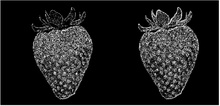
%> input picture FacelRecognition/HOG/Histogram-of-Oriented-Gradients-master/cslbp2.jpg, 220 x 106 px, shrunk from 601 x 290 before the run
$ octave hog_2.m   (GNU Octave 9; MATLAB toolbox functions it lacks are replaced by stand-ins)
%> lines starting %> are read from the running program, lines starting %| are printed output that depends on the picture
### FacelRecognition/HOG/Histogram-of-Oriented-Gradients-master/hog_feature_vector.m
function [feature] = hog_feature_vector(im)

% The given code finds the HOG feature vector for any given image. HOG
% feature vector/descriptor can then be used for detection of any
% particular object. The Matlab code provides the exact implementation of
% the formation of HOG feature vector as detailed in the paper "Pedestrian
% detection using HOG" by Dalal and Triggs

% INPUT => im (input image)
% OUTPUT => HOG feature vector for that particular image

% Example: Running the code
% >>> im = imread('cameraman.tif');
% >>> hog = hog_feature_vector (im);


% Convert RGB iamge to grayscale
if size(im,3)==3
    im=rgb2gray(im);
end
im=double(im);

rows=size(im,1);
cols=size(im,2);
Ix=im; %Basic Matrix assignment
Iy=im; %Basic Matrix assignment

% Gradients in X and Y direction. Iy is the gradient in X direction and Iy
% is the gradient in Y direction
for i=2:rows-1
    Iy(i,:)=(im(i-1,:)-im(i+1,:));
end
for i=2:cols-1
    Ix(:,i)=(im(:,i-1)-im(:,i+1));
end

gauss=fspecial('gaussian',8); %% Initialized a gaussian filter with sigma=0.5 * block width.

angle=atand(Ix./Iy); % Matrix containing the angles of each edge gradient
angle=imadd(angle,90); %Angles in range (0,180)
magnitude=sqrt(Ix.^2 + Iy.^2);

imshow(uint8(angle));
 figure,imshow(uint8(magnitude));

% Remove redundant pixels in an image.
angle(isnan(angle))=0;
magnitude(isnan(magnitude))=0;

feature=[]; %initialized the feature vector

% Iterations for Blocks
for i = 0: rows/8 - 2
    for j= 0: cols/8 -2
        %disp([i,j])

        mag_patch = magnitude(8*i+1 : 8*i+16 , 8*j+1 : 8*j+16);
        %mag_patch = imfilter(mag_patch,gauss);
        ang_patch = angle(8*i+1 : 8*i+16 , 8*j+1 : 8*j+16);

        block_feature=[];

        %Iterations for cells in a block
        for x= 0:1
            for y= 0:1
                angleA =ang_patch(8*x+1:8*x+8, 8*y+1:8*y+8);
                magA   =mag_patch(8*x+1:8*x+8, 8*y+1:8*y+8);
                histr  =zeros(1,9);

                %Iterations for pixels in one cell
                for p=1:8
                    for q=1:8
%
                        alpha= angleA(p,q);

                        % Binning Process (Bi-Linear Interpolation)
                        if alpha>10 && alpha<=30
                            histr(1)=histr(1)+ magA(p,q)*(30-alpha)/20;
                            histr(2)=histr(2)+ magA(p,q)*(alpha-10)/20;
                        elseif alpha>30 && alpha<=50
                            histr(2)=histr(2)+ magA(p,q)*(50-alpha)/20;
                            histr(3)=histr(3)+ magA(p,q)*(alpha-30)/20;
                        elseif alpha>50 && alpha<=70
                            histr(3)=histr(3)+ magA(p,q)*(70-alpha)/20;
                            histr(4)=histr(4)+ magA(p,q)*(alpha-50)/20;
                        elseif alpha>70 && alpha<=90
                            histr(4)=histr(4)+ magA(p,q)*(90-alpha)/20;
                            histr(5)=histr(5)+ magA(p,q)*(alpha-70)/20;
                        elseif alpha>90 && alpha<=110
                            histr(5)=histr(5)+ magA(p,q)*(110-alpha)/20;
                            histr(6)=histr(6)+ magA(p,q)*(alpha-90)/20;
                        elseif alpha>110 && alpha<=130
                            histr(6)=histr(6)+ magA(p,q)*(130-alpha)/20;
                            histr(7)=histr(7)+ magA(p,q)*(alpha-110)/20;
                        elseif alpha>130 && alpha<=150
                            histr(7)=histr(7)+ magA(p,q)*(150-alpha)/20;
                            histr(8)=histr(8)+ magA(p,q)*(alpha-130)/20;
                        elseif alpha>150 && alpha<=170
                            histr(8)=histr(8)+ magA(p,q)*(170-alpha)/20;
                            histr(9)=histr(9)+ magA(p,q)*(alpha-150)/20;
                        elseif alpha>=0 && alpha<=10
                            histr(1)=histr(1)+ magA(p,q)*(alpha+10)/20;
                            histr(9)=histr(9)+ magA(p,q)*(10-alpha)/20;
                        elseif alpha>170 && alpha<=180
                            histr(9)=histr(9)+ magA(p,q)*(190-alpha)/20;
                            histr(1)=histr(1)+ magA(p,q)*(alpha-170)/20;
                        end


                    end
                end
                block_feature=[block_feature histr]; % Concatenation of Four histograms to form one block feature

            end
        end
        % Normalize the values in the block using L1-Norm
        block_feature=block_feature/sqrt(norm(block_feature)^2+.01);

        feature=[feature block_feature]; %Features concatenation
    end
end

feature(isnan(feature))=0; %Removing Infinitiy values

% Normalization of the feature vector using L2-Norm
feature=feature/sqrt(norm(feature)^2+.001);
for z=1:length(feature)
    if feature(z)>0.2
         feature(z)=0.2;
    end
end
feature=feature/sqrt(norm(feature)^2+.001);

% toc;

### FacelRecognition/HOG/Histogram-of-Oriented-Gradients-master/hog_2.m
% im = imread('F:\matlabfile\HOG\Lena.jpg');
im=imread('cslbp2.jpg');
%> im is the input picture: size 106x220x3 uint8; min 0, max 255, mean 32.1
% im=imread('s1_1.bmp');
imshow(im);
figure();
D(:,:,1) = adapthisteq(im(:,:,1));
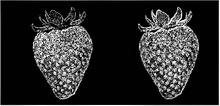
%> D: size 106x220 uint8; min 0, max 255, mean 43.1
D(:,:,2) = adapthisteq(im(:,:,2));
D(:,:,3) = adapthisteq(im(:,:,3));
%> D: size 106x220x3 uint8
imshow(D);

figure();
hog = hog_feature_vector(D);
%> after the loop in hog_feature_vector, `for i=2:rows-1`:
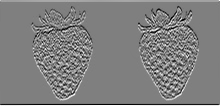
%> Iy: size 106x220 double; min -254, max 255, mean 1.3; drawn with min black and max white
%> after the loop in hog_feature_vector, `for i=2:cols-1`:
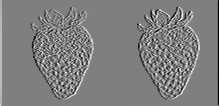
%> Ix: size 106x220 double; min -254, max 255, mean 0.8; drawn with min black and max white
%> in hog_feature_vector, `angle=atand(Ix./Iy);`:
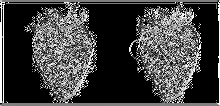
%> angle: size 106x220 double; 48.86% of the values are NaN or infinite; the others: min -90, max 90, mean 0.0896; drawn with min black, max white, NaN and infinite black
%> in hog_feature_vector, `magnitude=sqrt(Ix.^2 + Iy.^2);`:
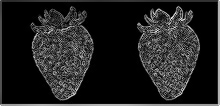
%> magnitude: size 106x220 double; min 0, max 360.6, mean 47.8; drawn with min black and max white
%> in hog_feature_vector, `imshow(uint8(angle));`:
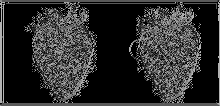
%> displayed picture: size 106x220, on the screen's scale of 0 to 255; min 0, max 180, mean 46.1
%> in hog_feature_vector, `imshow(uint8(magnitude))`:
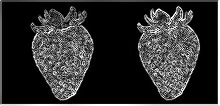
%> displayed picture: size 106x220, on the screen's scale of 0 to 255; min 0, max 255, mean 47.7
%> after the loop in hog_feature_vector, `for i = 0: rows/8 - 2`: histr = [7.5 0 0 0 106 0 0 0 7.5]

$ run again, with FacelRecognition/HOG/Histogram-of-Oriented-Gradients-master/apple.2.jpg copied over FacelRecognition/HOG/Histogram-of-Oriented-Gradients-master/cslbp2.jpg
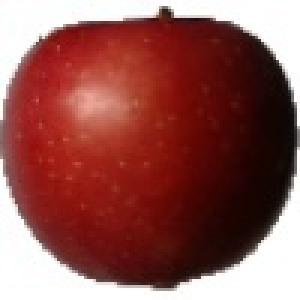
%> input picture FacelRecognition/HOG/Histogram-of-Oriented-Gradients-master/apple.2.jpg, 100 x 100 px (shown 3 times larger)
%> im is the input picture: size 100x100x3 uint8; mean R, G, B 145.8, 87, 82.9
%> after the loop in hog_feature_vector, `for i=2:cols-1`:
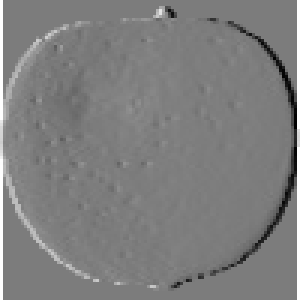
%> Ix: size 100x100 double (shown 3 times larger); min -242, max 255, mean 5.1; drawn with min black and max white
%> in hog_feature_vector, `imshow(uint8(magnitude))`:
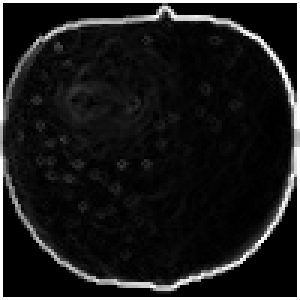
%> displayed picture: size 100x100, on the screen's scale of 0 to 255 (shown 3 times larger); min 0, max 255, mean 27.6
%> after the loop in hog_feature_vector, `for i = 0: rows/8 - 2`: feature = 4356 values, max 0.912 at index 4327, min 0 at index 2, mean 0.108; histr = [0 0 0 0 0 0 0 0 0]
%> in hog_feature_vector, `feature=feature/sqrt(norm(feature)^2+.001);`: feature = 4356 values, max 0.0829 at index 4327, min 0 at index 2, mean 0.00984
%> in hog_feature_vector, `feature=feature/sqrt(norm(feature)^2+.001);`: feature = 4356 values, max 0.0829 at index 4327, min 0 at index 2, mean 0.00983
%> hog has the same summary as feature in hog_feature_vector
